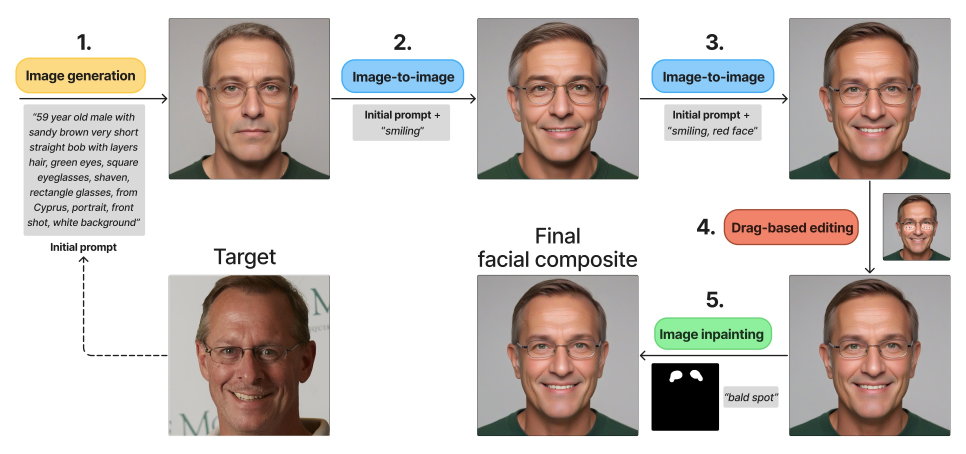
#> input picture assets/example_creation.jpg, 2896 x 1361 px (shown at 1/3 size)
$ python -i face_transformation.py   (imports and definitions only)
#> lines starting #> are read from the running program, lines starting #| are printed output that depends on the picture
import numpy as np
from PIL import Image

import diff_fit.transformation_utils.utils as utils
from diff_fit import LIGHTNING_DRAG_WEIGHTS
from diff_fit.transformation_utils.constants import LANDMARK_INDICES
from lightning_drag.drag_utils.ui_utils import LightningDragUI


class FaceTransformation:
    def __init__(self):
        print("\nInitializing LightningDrag...\n")
        self.lightning_drag = LightningDragUI(
            f"{LIGHTNING_DRAG_WEIGHTS}/dreamshaper-8-inpainting/",
            vae_path=f"{LIGHTNING_DRAG_WEIGHTS}/sd-vae-ft-mse/",
            ip_adapter_path=f"{LIGHTNING_DRAG_WEIGHTS}/IP-Adapter/models/",
            lightning_drag_path=f"{LIGHTNING_DRAG_WEIGHTS}/lightning-drag-sd15",
            lcm_lora_path=f"{LIGHTNING_DRAG_WEIGHTS}/lcm-lora-sdv1-5",
        )
        self.image = None
        self.stored_latents = None
        self.latents = None
        self.landmarks = None

    # [308 lines left out: functions init_image, change_output, execute_transform, transform, transform_lips, transform_brow and 4 more, not called in this run]

>>> import cv2
>>> picture = cv2.imread('../assets/example_creation.jpg', cv2.IMREAD_GRAYSCALE)
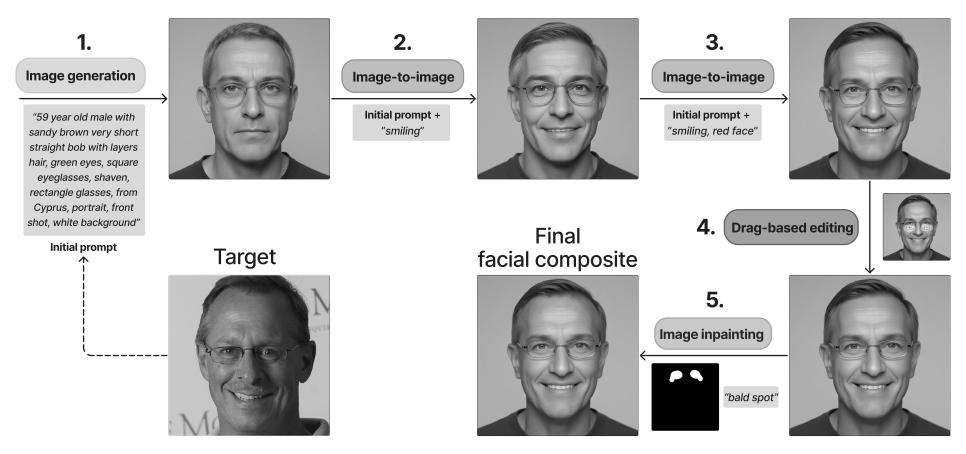
#> picture: shape (1361, 2896) (shown at 1/3 size); min 0, max 255, mean 200.1
#> (the run stopped early here; a loop or call above may not have finished)

$ run again, on assets/user_interface.jpg
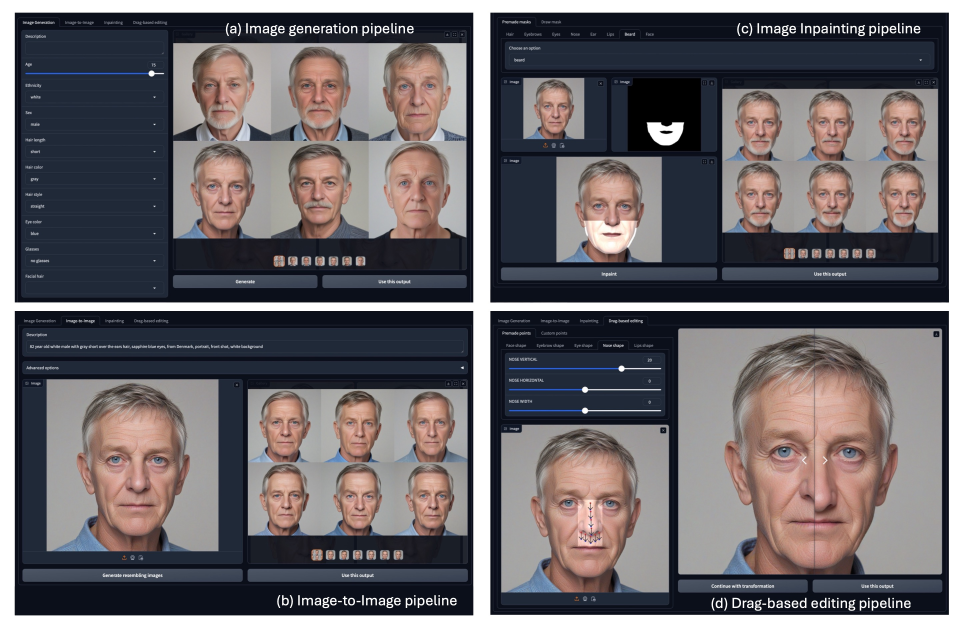
#> input picture assets/user_interface.jpg, 2901 x 1883 px (shown at 1/3 size)
#> `picture = cv2.imread('../assets/example_creation.jpg', cv2.IMREAD_GRAY..`:
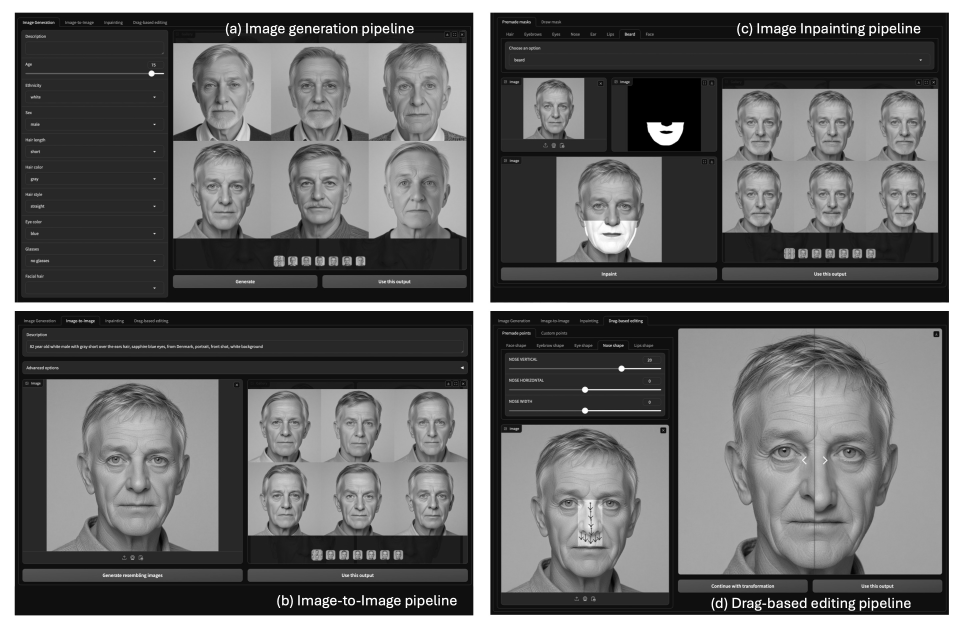
#> picture: shape (1883, 2901) (shown at 1/3 size); min 0, max 255, mean 104.8
